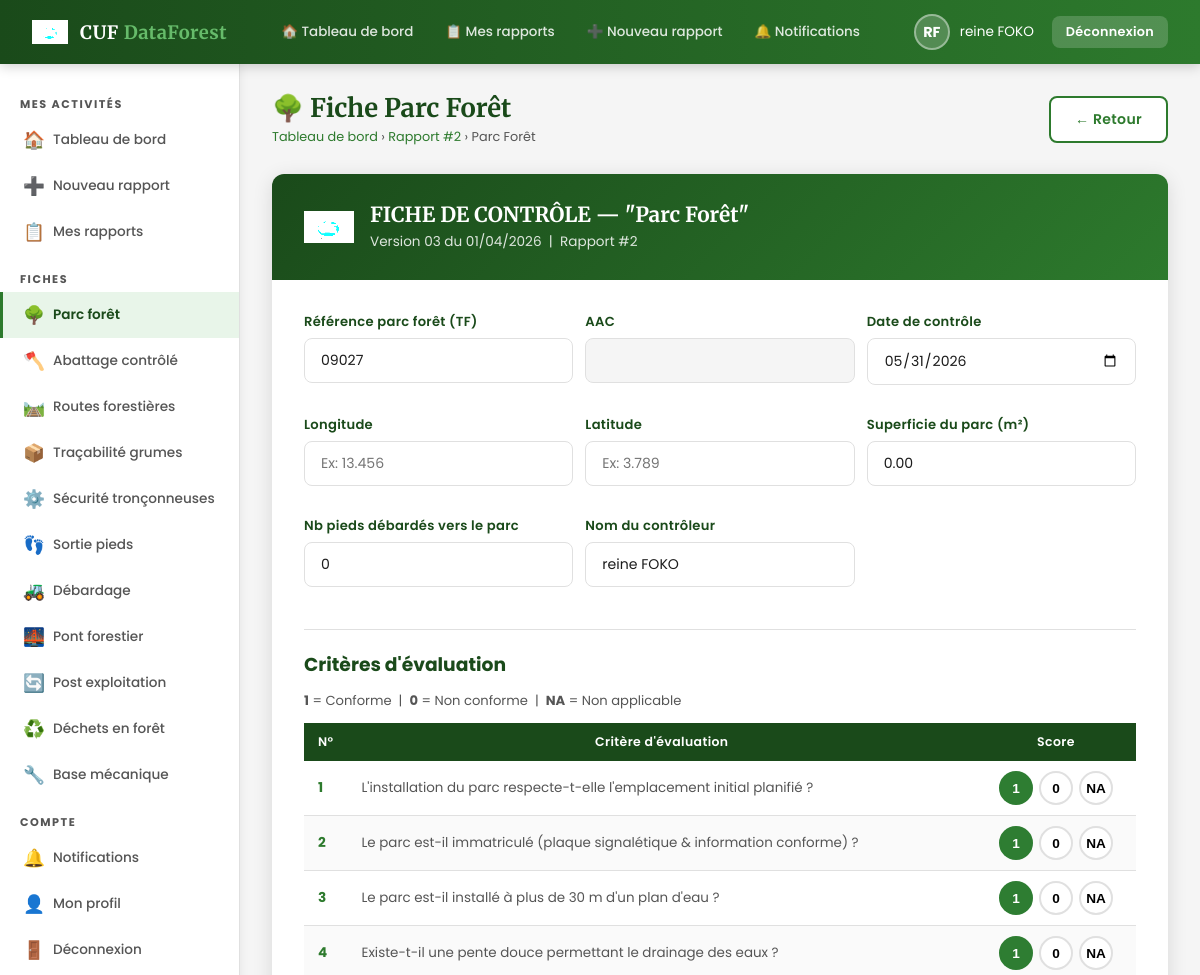
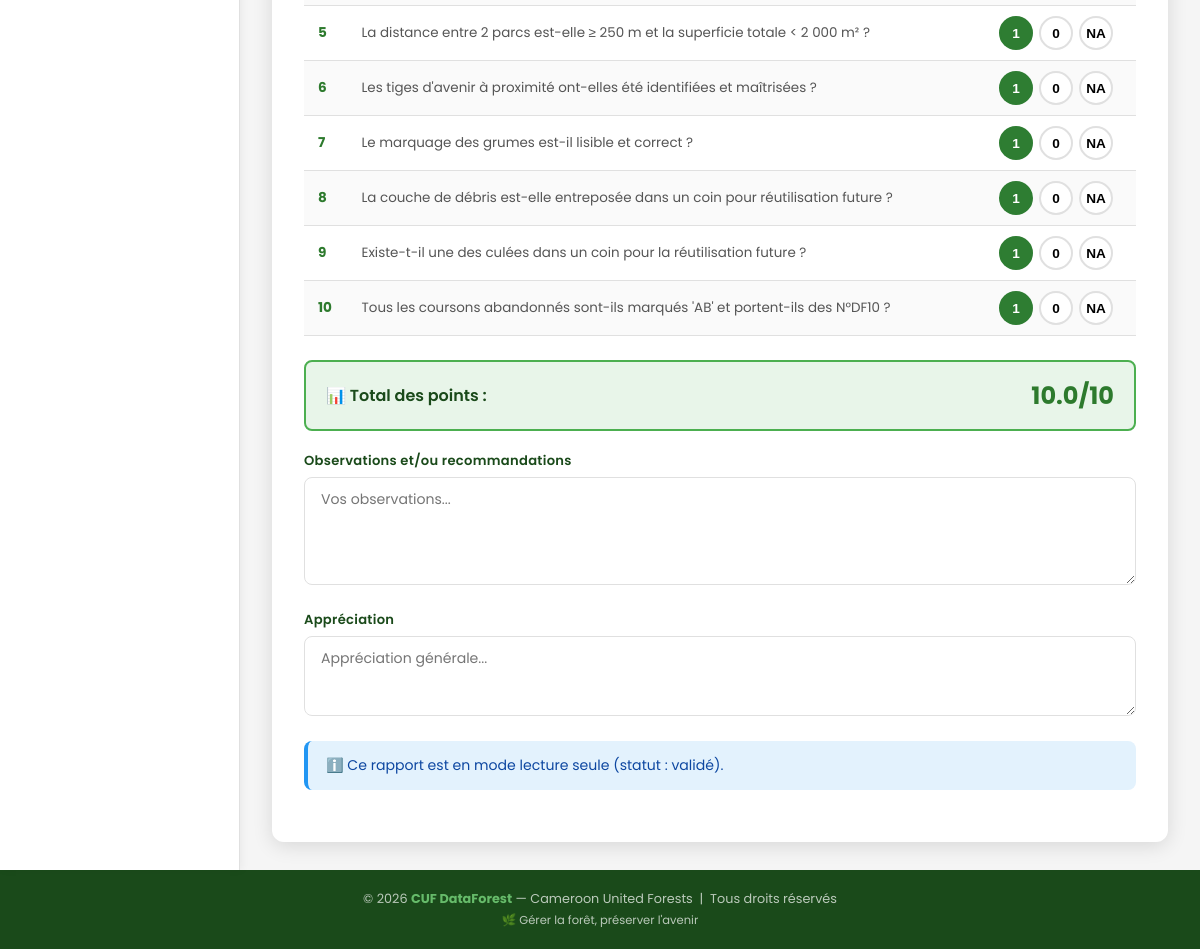
Page /pages/fiche_parc_foret.php?rapport_id=2 (signed in) on the committed database (2 pictures, top to bottom).
### tables this page shows
CREATE TABLE `rapports` (
  `id` int(11) NOT NULL,
  `controleur_id` int(11) NOT NULL,
  `titre` varchar(200) DEFAULT NULL,
  `titre_forestier` varchar(100) DEFAULT NULL,
  `aac` varchar(50) DEFAULT NULL,
  `date_rapport` date NOT NULL,
  `statut` enum('brouillon','soumis','validé','rejeté') DEFAULT 'brouillon',
  `avis_global` text DEFAULT NULL,
  `note_globale` decimal(5,2) DEFAULT NULL,
  `date_soumission` datetime DEFAULT NULL,
  `date_validation` datetime DEFAULT NULL,
  `admin_id` int(11) DEFAULT NULL,
  `commentaire_admin` text DEFAULT NULL,
  `pdf_path` varchar(255) DEFAULT NULL,
  `date_creation` datetime DEFAULT current_timestamp()
);

CREATE TABLE `fiche_parc_foret` (
  `id` int(11) NOT NULL,
  `rapport_id` int(11) NOT NULL,
  `reference_parc_foret` varchar(100) DEFAULT NULL,
  `longitude` varchar(50) DEFAULT NULL,
  `latitude` varchar(50) DEFAULT NULL,
  `superficie_parc` decimal(10,2) DEFAULT NULL,
  `nombre_pieds_debardés` int(11) DEFAULT NULL,
  `nom_controleur` varchar(100) DEFAULT NULL,
  `date_controle` date DEFAULT NULL,
  `c1_installation` varchar(5) DEFAULT NULL,
  `c2_panneau_matricule` varchar(5) DEFAULT NULL,
  `c3_pente_douce` varchar(5) DEFAULT NULL,
  `c4_distance_nappe` varchar(5) DEFAULT NULL,
  `c5_tiges_avenir` varchar(5) DEFAULT NULL,
  `c6_marquage_grumes` varchar(5) DEFAULT NULL,
  `c7_couche_debris` varchar(5) DEFAULT NULL,
  `c8_culées_coin` varchar(5) DEFAULT NULL,
  `c9_coursons` varchar(5) DEFAULT NULL,
  `c10_marques_ab` varchar(5) DEFAULT NULL,
  `total_points` decimal(5,2) DEFAULT NULL,
  `observations` text DEFAULT NULL,
  `appreciation` text DEFAULT NULL
);

### pages/fiche_parc_foret.php (the view, shortened to what this page needs)
<?php
$db  = getDB();
$rid = (int)($_GET['rapport_id'] ?? 0);
$stmt = $db->prepare("SELECT * FROM rapports WHERE id=?");
$stmt->bind_param('i', $rid); $stmt->execute();
$rapport = $stmt->get_result()->fetch_assoc();
$existing = $db->query("SELECT * FROM fiche_parc_foret WHERE rapport_id=$rid")->fetch_assoc();
include '../includes/header.php';
function val($e, $f, $def = '') { return htmlspecialchars($e[$f] ?? $def); }
function sv($e, $f) { return $e[$f] ?? ''; }
?>
<div class="page-header">
    <div>
        <h1 class="page-title">🌳 Fiche Parc Forêt</h1>
        <div class="breadcrumb">
            <a href="../dashboard_controleur.php">Tableau de bord</a> ›
            <a href="rapport_edit.php?id=<?= $rid ?>">Rapport #<?= $rid ?></a> › Parc Forêt
        </div>
    </div>
    <a href="rapport_edit.php?id=<?= $rid ?>" class="btn btn-secondary">← Retour</a>
</div>
<form method="POST" class="fiche-form-container fade-in">
<div class="fiche-form-header">
    <img src="../images/logo.png" alt="CUF"/>
    <div>
        <h2>FICHE DE CONTRÔLE — "Parc Forêt"</h2>
        <p>Version 03 du 01/04/2026 &nbsp;|&nbsp; Rapport #<?= $rid ?></p>
    </div>
</div>
<div class="fiche-form-body">
    <div class="form-row-3 mb-3">
        <div class="form-group"><label>Référence parc forêt (TF)</label>
            <input type="text" name="reference_parc_foret" class="form-control"
            value="<?= val($existing,'reference_parc_foret',$rapport['titre_forestier']??'') ?>"/></div>
        <div class="form-group"><label>AAC</label>
            <input type="text" class="form-control" value="<?= htmlspecialchars($rapport['aac']??'') ?>"
            readonly style="background:#f5f5f5;"/></div>
        <div class="form-group"><label>Date de contrôle</label>
            <input type="date" name="date_controle" class="form-control"
            value="<?= val($existing,'date_controle',date('Y-m-d')) ?>"/></div>
        <div class="form-group"><label>Longitude</label>
            <input type="text" name="longitude" class="form-control"
            value="<?= val($existing,'longitude') ?>" placeholder="Ex: 13.456"/></div>
        <div class="form-group"><label>Latitude</label>
            <input type="text" name="latitude" class="form-control"
            value="<?= val($existing,'latitude') ?>" placeholder="Ex: 3.789"/></div>
        <div class="form-group"><label>Superficie du parc (m²)</label>
            <input type="number" name="superficie_parc" class="form-control"
            value="<?= val($existing,'superficie_parc') ?>" placeholder="Ex: 2000"/></div>
        <div class="form-group"><label>Nb pieds débardés vers le parc</label>
            <input type="number" name="nombre_pieds_debardés" class="form-control"
            value="<?= val($existing,'nombre_pieds_debardés') ?>"/></div>
        <div class="form-group"><label>Nom du contrôleur</label>
            <input type="text" name="nom_controleur" class="form-control"
            value="<?= val($existing,'nom_controleur',$_SESSION['prenom'].' '.$_SESSION['nom']) ?>"/></div>
    </div>
    <hr class="divider"/>
    <h3 style="color:var(--vert-fonce);margin-bottom:12px;">Critères d'évaluation</h3>
    <p style="font-size:0.82rem;color:var(--gris-texte);margin-bottom:12px;">
        <strong>1</strong> = Conforme &nbsp;|&nbsp;
        <strong>0</strong> = Non conforme &nbsp;|&nbsp;
        <strong>NA</strong> = Non applicable
    </p>
    <?php $criteres = [
        ['c1_installation',     "L'installation du parc respecte-t-elle l'emplacement initial planifié ?"],
        ['c2_panneau_matricule',"Le parc est-il immatriculé (plaque signalétique &amp; information conforme) ?"],
        ['c3_pente_douce',      "Le parc est-il installé à plus de 30 m d'un plan d'eau ?"],
        ['c4_distance_nappe',   "Existe-t-il une pente douce permettant le drainage des eaux ?"],
        ['c5_tiges_avenir',     "La distance entre 2 parcs est-elle ≥ 250 m et la superficie totale < 2 000 m² ?"],
        ['c6_marquage_grumes',  "Les tiges d'avenir à proximité ont-elles été identifiées et maîtrisées ?"],
        ['c7_couche_debris',    "Le marquage des grumes est-il lisible et correct ?"],
        ['c8_culées_coin',      "La couche de débris est-elle entreposée dans un coin pour réutilisation future ?"],
        ['c9_coursons',         "Existe-t-il une des culées dans un coin pour la réutilisation future ?"],
        ['c10_marques_ab',      "Tous les coursons abandonnés sont-ils marqués 'AB' et portent-ils des N°DF10 ?"],
    ]; ?>
    <table class="criteres-table">
        <thead>
            <tr>
                <th style="width:40px;">N°</th>
                <th>Critère d'évaluation</th>
                <th style="width:160px;text-align:center;">Score</th>
            </tr>
        </thead>
        <tbody>
        <?php foreach ($criteres as $i => [$key, $texte]): ?>
        <tr data-pts="1">
            <td class="critere-num"><?= $i + 1 ?></td>
            <td style="font-size:0.84rem;"><?= $texte ?></td>
            <td>
                <div class="critere-score">
                    <button type="button" class="score-btn <?= sv($existing,$key)==='1'  ? 'selected-1'  : '' ?>" data-val="1">1</button>
                    <button type="button" class="score-btn <?= sv($existing,$key)==='0'  ? 'selected-0'  : '' ?>" data-val="0">0</button>
                    <button type="button" class="score-btn <?= sv($existing,$key)==='NA' ? 'selected-na' : '' ?>" data-val="NA">NA</button>
                </div>
            </td>
        </tr>
        <?php endforeach; ?>
        </tbody>
    </table>
    <div class="total-bar">
        <span class="total-label">📊 Total des points :</span>
        <span class="total-value" id="total-display"><?= val($existing,'total_points','0') ?>/10</span>
    </div>
    <div class="form-group mt-2">
        <label>Observations et/ou recommandations</label>
        <textarea name="observations" class="form-control" rows="4"
            placeholder="Vos observations..."><?= val($existing,'observations') ?></textarea>
    </div>
    <div class="form-group">
        <label>Appréciation</label>
        <textarea name="appreciation" class="form-control" rows="2"
            placeholder="Appréciation générale..."><?= val($existing,'appreciation') ?></textarea>
    </div>
    <?php if ($rapport['statut'] === 'brouillon'): ?>
    <div style="display:flex;gap:12px;flex-wrap:wrap;">
        <button type="submit" class="btn btn-primary btn-lg">💾 Enregistrer la fiche</button>
        <a href="rapport_edit.php?id=<?= $rid ?>" class="btn btn-secondary btn-lg">← Retour au rapport</a>
    </div>
    <?php else: ?>
    <div class="alert alert-info">ℹ️ Ce rapport est en mode lecture seule (statut : <?= $rapport['statut'] ?>).</div>
    <?php endif; ?>
</div>
</form>
<?php include '../includes/footer.php'; ?>

### rows in the picture
rapports: reference_parc_foret "09027", statut "validé"
fiche_parc_foret: date_controle "05/31/2026", superficie_parc "0.00", nombre_pieds_debardés "0", nom_controleur "reine FOKO"

### other values in the picture
$initiales "RF"
$rid "2"
$texte "L'installation du parc respecte-t-elle l'emplacement initial planifié ?"
$texte "Le parc est-il immatriculé (plaque signalétique & information conforme) ?"
$texte "Le parc est-il installé à plus de 30 m d'un plan d'eau ?"
$texte "Existe-t-il une pente douce permettant le drainage des eaux ?"
$texte "La distance entre 2 parcs est-elle ≥ 250 m et la superficie totale < 2 000 m² ?"
$texte "Les tiges d'avenir à proximité ont-elles été identifiées et maîtrisées ?"
$texte "Le marquage des grumes est-il lisible et correct ?"
$texte "La couche de débris est-elle entreposée dans un coin pour réutilisation future ?"
$texte "Existe-t-il une des culées dans un coin pour la réutilisation future ?"
$texte "Tous les coursons abandonnés sont-ils marqués 'AB' et portent-ils des N°DF10 ?"
